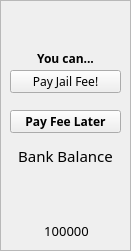
  <widget class="QFrame" name="cartitas">
   <property name="geometry">
    <rect>
     <x>580</x>
     <y>400</y>
     <width>131</width>
     <height>251</height>
    </rect>
   </property>
   <property name="frameShape">
    <enum>QFrame::StyledPanel</enum>
   </property>
   <property name="frameShadow">
    <enum>QFrame::Raised</enum>
   </property>
   <widget class="QLabel" name="banklabel">
    <property name="geometry">
     <rect>
      <x>10</x>
      <y>140</y>
      <width>111</width>
      <height>31</height>
     </rect>
    </property>
    <property name="font">
     <font>
      <family>Kabel</family>
      <pointsize>11</pointsize>
      <weight>50</weight>
      <bold>false</bold>
     </font>
    </property>
    <property name="text">
     <string>Bank Balance</string>
    </property>
    <property name="alignment">
     <set>Qt::AlignCenter</set>
    </property>
   </widget>
   <widget class="QLabel" name="monollarbank">
    <property name="geometry">
     <rect>
      <x>50</x>
      <y>180</y>
      <width>31</width>
      <height>31</height>
     </rect>
    </property>
    <property name="text">
     <string/>
    </property>
    <property name="scaledContents">
     <bool>true</bool>
    </property>
   </widget>
   <widget class="QLabel" name="bankbalance">
    <property name="geometry">
     <rect>
      <x>16</x>
      <y>220</y>
      <width>101</width>
      <height>21</height>
     </rect>
    </property>
    <property name="font">
     <font>
      <family>Kabel</family>
      <pointsize>10</pointsize>
      <weight>50</weight>
      <bold>false</bold>
     </font>
    </property>
    <property name="text">
     <string>100000</string>
    </property>
    <property name="alignment">
     <set>Qt::AlignCenter</set>
    </property>
   </widget>
   <widget class="QPushButton" name="payJail">
    <property name="geometry">
     <rect>
      <x>10</x>
      <y>70</y>
      <width>111</width>
      <height>23</height>
     </rect>
    </property>
    <property name="font">
     <font>
      <family>Kabel</family>
      <weight>50</weight>
      <bold>false</bold>
     </font>
    </property>
    <property name="text">
     <string>Pay Jail Fee!</string>
    </property>
   </widget>
   <widget class="QPushButton" name="pushButton_2">
    <property name="geometry">
     <rect>
      <x>10</x>
      <y>110</y>
      <width>111</width>
      <height>23</height>
     </rect>
    </property>
    <property name="font">
     <font>
      <family>Kabel</family>
      <weight>75</weight>
      <bold>true</bold>
     </font>
    </property>
    <property name="text">
     <string>Pay Fee Later</string>
    </property>
   </widget>
   <widget class="QLabel" name="turntoPay">
    <property name="geometry">
     <rect>
      <x>40</x>
      <y>10</y>
      <width>47</width>
      <height>37</height>
     </rect>
    </property>
    <property name="text">
     <string/>
    </property>
    <property name="scaledContents">
     <bool>true</bool>
    </property>
   </widget>
   <widget class="QLabel" name="turntoPaylbl">
    <property name="geometry">
     <rect>
      <x>10</x>
      <y>50</y>
      <width>111</width>
      <height>16</height>
     </rect>
    </property>
    <property name="font">
     <font>
      <family>Kabel</family>
      <weight>75</weight>
      <bold>true</bold>
     </font>
    </property>
    <property name="text">
     <string>You can...</string>
    </property>
    <property name="alignment">
     <set>Qt::AlignCenter</set>
    </property>
   </widget>
  </widget>
